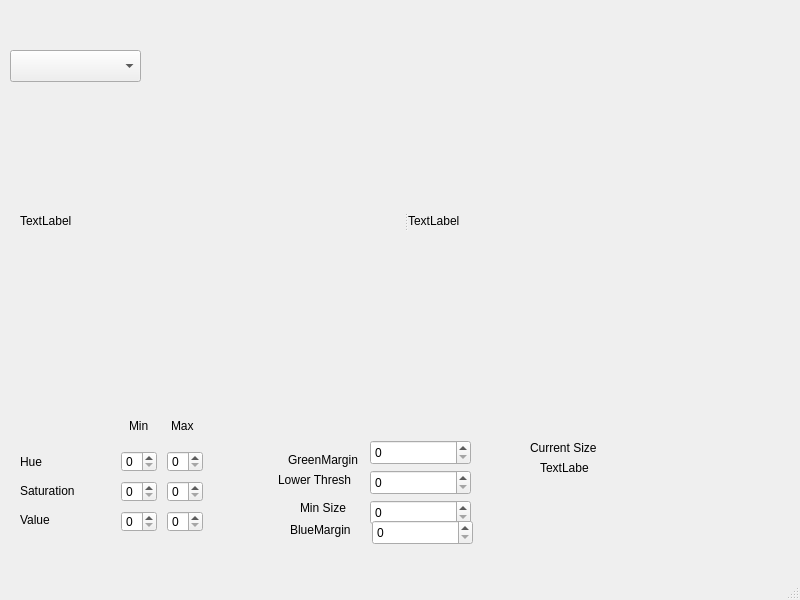
<?xml version="1.0" encoding="UTF-8"?>
<ui version="4.0">
 <class>MainWindow</class>
 <widget class="QMainWindow" name="MainWindow">
  <property name="geometry">
   <rect>
    <x>0</x>
    <y>0</y>
    <width>800</width>
    <height>600</height>
   </rect>
  </property>
  <property name="windowTitle">
   <string>MainWindow</string>
  </property>
  <widget class="QWidget" name="centralwidget">
   <widget class="QComboBox" name="imagedisptype">
    <property name="geometry">
     <rect>
      <x>10</x>
      <y>50</y>
      <width>131</width>
      <height>32</height>
     </rect>
    </property>
    <property name="placeholderText">
     <string>Image Type</string>
    </property>
    <item>
     <property name="text">
      <string>Raw</string>
     </property>
    </item>
    <item>
     <property name="text">
      <string>Thresholded</string>
     </property>
    </item>
    <item>
     <property name="text">
      <string>Bounding Box</string>
     </property>
    </item>
   </widget>
   <widget class="QSplitter" name="splitter_2">
    <property name="geometry">
     <rect>
      <x>20</x>
      <y>380</y>
      <width>771</width>
      <height>16</height>
     </rect>
    </property>
    <property name="orientation">
     <enum>Qt::Orientation::Horizontal</enum>
    </property>
   </widget>
   <widget class="QSplitter" name="splitter">
    <property name="geometry">
     <rect>
      <x>20</x>
      <y>80</y>
      <width>771</width>
      <height>281</height>
     </rect>
    </property>
    <property name="orientation">
     <enum>Qt::Orientation::Horizontal</enum>
    </property>
    <widget class="QLabel" name="camera1">
     <property name="text">
      <string>TextLabel</string>
     </property>
    </widget>
    <widget class="QLabel" name="camera2">
     <property name="text">
      <string>TextLabel</string>
     </property>
    </widget>
   </widget>
   <widget class="QWidget" name="widget" native="true">
    <property name="geometry">
     <rect>
      <x>120</x>
      <y>480</y>
      <width>84</width>
      <height>23</height>
     </rect>
    </property>
    <widget class="QSpinBox" name="saturationMax">
     <property name="geometry">
      <rect>
       <x>47</x>
       <y>1</y>
       <width>36</width>
       <height>21</height>
      </rect>
     </property>
     <property name="maximum">
      <number>255</number>
     </property>
    </widget>
    <widget class="QSpinBox" name="saturationMin">
     <property name="geometry">
      <rect>
       <x>1</x>
       <y>1</y>
       <width>36</width>
       <height>21</height>
      </rect>
     </property>
     <property name="maximum">
      <number>255</number>
     </property>
    </widget>
   </widget>
   <widget class="QWidget" name="widget_2" native="true">
    <property name="geometry">
     <rect>
      <x>120</x>
      <y>510</y>
      <width>84</width>
      <height>23</height>
     </rect>
    </property>
    <widget class="QSpinBox" name="valueMax">
     <property name="geometry">
      <rect>
       <x>47</x>
       <y>1</y>
       <width>36</width>
       <height>21</height>
      </rect>
     </property>
     <property name="maximum">
      <number>255</number>
     </property>
    </widget>
    <widget class="QSpinBox" name="valueMin">
     <property name="geometry">
      <rect>
       <x>1</x>
       <y>1</y>
       <width>36</width>
       <height>21</height>
      </rect>
     </property>
     <property name="maximum">
      <number>255</number>
     </property>
    </widget>
   </widget>
   <widget class="QWidget" name="widget" native="true">
    <property name="geometry">
     <rect>
      <x>20</x>
      <y>450</y>
      <width>91</width>
      <height>81</height>
     </rect>
    </property>
    <layout class="QVBoxLayout" name="verticalLayout">
     <item>
      <widget class="QLabel" name="label_3">
       <property name="text">
        <string>Hue</string>
       </property>
      </widget>
     </item>
     <item>
      <widget class="QLabel" name="label_4">
       <property name="text">
        <string>Saturation</string>
       </property>
      </widget>
     </item>
     <item>
      <widget class="QLabel" name="label_5">
       <property name="text">
        <string>Value</string>
       </property>
      </widget>
     </item>
    </layout>
   </widget>
   <widget class="QWidget" name="widget" native="true">
    <property name="geometry">
     <rect>
      <x>120</x>
      <y>410</y>
      <width>81</width>
      <height>31</height>
     </rect>
    </property>
    <layout class="QHBoxLayout" name="horizontalLayout">
     <item alignment="Qt::AlignmentFlag::AlignHCenter">
      <widget class="QLabel" name="label_6">
       <property name="text">
        <string>Min</string>
       </property>
      </widget>
     </item>
     <item alignment="Qt::AlignmentFlag::AlignHCenter">
      <widget class="QLabel" name="label_7">
       <property name="text">
        <string>Max</string>
       </property>
      </widget>
     </item>
    </layout>
   </widget>
   <widget class="QWidget" name="widget" native="true">
    <property name="geometry">
     <rect>
      <x>120</x>
      <y>450</y>
      <width>84</width>
      <height>23</height>
     </rect>
    </property>
    <widget class="QSpinBox" name="hueMax">
     <property name="geometry">
      <rect>
       <x>47</x>
       <y>1</y>
       <width>36</width>
       <height>21</height>
      </rect>
     </property>
     <property name="maximum">
      <number>179</number>
     </property>
    </widget>
    <widget class="QSpinBox" name="hueMin">
     <property name="geometry">
      <rect>
       <x>1</x>
       <y>1</y>
       <width>36</width>
       <height>21</height>
      </rect>
     </property>
     <property name="maximum">
      <number>179</number>
     </property>
    </widget>
   </widget>
   <widget class="QLabel" name="label">
    <property name="geometry">
     <rect>
      <x>288</x>
      <y>450</y>
      <width>71</width>
      <height>20</height>
     </rect>
    </property>
    <property name="text">
     <string>GreenMargin</string>
    </property>
   </widget>
   <widget class="QLabel" name="label_2">
    <property name="geometry">
     <rect>
      <x>278</x>
      <y>470</y>
      <width>81</width>
      <height>20</height>
     </rect>
    </property>
    <property name="text">
     <string>Lower Thresh</string>
    </property>
   </widget>
   <widget class="QSpinBox" name="margin_val">
    <property name="geometry">
     <rect>
      <x>370</x>
      <y>440</y>
      <width>101</width>
      <height>25</height>
     </rect>
    </property>
   </widget>
   <widget class="QSpinBox" name="low_thresh_val">
    <property name="geometry">
     <rect>
      <x>370</x>
      <y>470</y>
      <width>101</width>
      <height>25</height>
     </rect>
    </property>
   </widget>
   <widget class="QSpinBox" name="min_size_val">
    <property name="geometry">
     <rect>
      <x>370</x>
      <y>500</y>
      <width>101</width>
      <height>25</height>
     </rect>
    </property>
   </widget>
   <widget class="QLabel" name="label_8">
    <property name="geometry">
     <rect>
      <x>300</x>
      <y>500</y>
      <width>49</width>
      <height>16</height>
     </rect>
    </property>
    <property name="text">
     <string>Min Size</string>
    </property>
   </widget>
   <widget class="QLabel" name="label_9">
    <property name="geometry">
     <rect>
      <x>530</x>
      <y>440</y>
      <width>81</width>
      <height>16</height>
     </rect>
    </property>
    <property name="text">
     <string>Current Size</string>
    </property>
   </widget>
   <widget class="QLabel" name="size_label">
    <property name="geometry">
     <rect>
      <x>540</x>
      <y>460</y>
      <width>49</width>
      <height>16</height>
     </rect>
    </property>
    <property name="text">
     <string>TextLabel</string>
    </property>
   </widget>
   <widget class="QSpinBox" name="margin_val_2">
    <property name="geometry">
     <rect>
      <x>372</x>
      <y>520</y>
      <width>101</width>
      <height>25</height>
     </rect>
    </property>
   </widget>
   <widget class="QLabel" name="label_10">
    <property name="geometry">
     <rect>
      <x>290</x>
      <y>520</y>
      <width>71</width>
      <height>20</height>
     </rect>
    </property>
    <property name="text">
     <string>BlueMargin</string>
    </property>
   </widget>
  </widget>
  <widget class="QMenuBar" name="menubar">
   <property name="geometry">
    <rect>
     <x>0</x>
     <y>0</y>
     <width>800</width>
     <height>30</height>
    </rect>
   </property>
  </widget>
  <widget class="QStatusBar" name="statusbar"/>
 </widget>
 <resources/>
 <connections/>
</ui>
